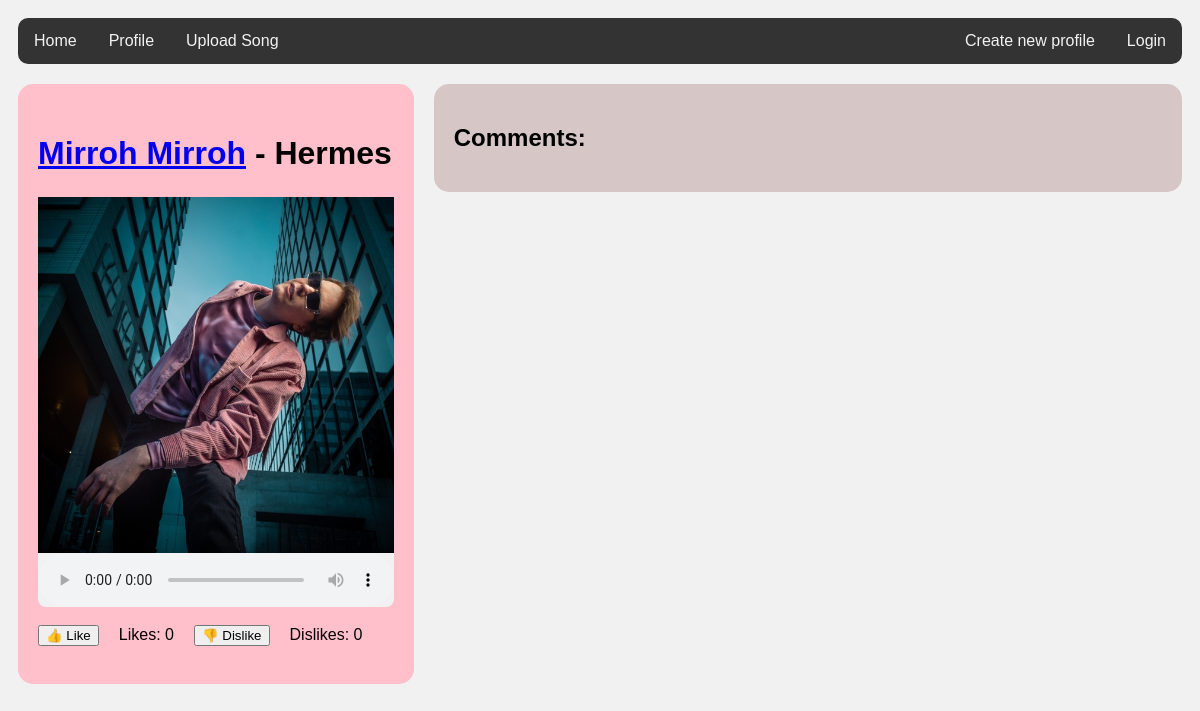
/song/8, run on the app's committed database.
### tables this page shows
CREATE TABLE songs (
    id INTEGER PRIMARY KEY,
    user_id INTEGER NOT NULL,
    title TEXT NOT NULL,
    artist TEXT NOT NULL CHECK (LENGTH(artist) > 0),
    audio_file_path TEXT NOT NULL,
    image_file_path TEXT NOT NULL,
    upload_date DATETIME DEFAULT CURRENT_TIMESTAMP,
    genre TEXT CHECK (LENGTH(genre) > 0),
    duration INTEGER CHECK (duration > 0),
    FOREIGN KEY (user_id) REFERENCES users(id) ON DELETE CASCADE
);

### app.py (the view)
@app.route("/song/<int:id>")
def show_song(id):
    song = get_song(id)
    thread = forum.get_thread(id)
    messages = forum.get_messages(id)
    like_counter = get_likes(id)
    dislike_counter = get_dislikes(id)
    return render_template("show_song.html", song=song, thread=thread, messages=messages, like_counter=like_counter, dislike_counter=dislike_counter)

### db.py (called while the page is built)
def get_connection():
    con = sqlite3.connect("database.db")
    con.execute("PRAGMA foreign_keys = ON")
    con.row_factory = sqlite3.Row
    return con

def query(sql, params=[]):
    con = get_connection()
    result = con.execute(sql, params).fetchall()
    con.close()
    return result

### forum.py (called while the page is built)
def get_thread(id):
    sql = """SELECT t.id
             FROM threads t
             WHERE t.id = ?"""
    result = db.query(sql, [id])
    return result[0]

def get_messages(id):
    sql = """SELECT m.id, m.content, m.sent_at, m.user_id, u.username
             FROM messages m, users u
             WHERE m.user_id = u.id AND m.thread_id = ?
             ORDER BY m.id"""
    return db.query(sql, [id])

### repositories/songs_repository.py (called while the page is built)
def get_song(id):
    sql = """SELECT id, user_id, title, artist, audio_file_path, image_file_path, genre
             FROM songs
             WHERE id = ?"""
    result = db.query(sql, [id])
    return result[0] if result else None

def get_likes(id):
    sql = "SELECT COUNT(*) FROM likes WHERE song_id = ? AND is_like = 1"
    result = db.query(sql, [id])
    return result[0][0] if result else 0  # Extract the count from the result

def get_dislikes(id):
    sql = "SELECT COUNT(*) FROM likes WHERE song_id = ? AND is_like = 0"
    result = db.query(sql, [id])
    return result[0][0] if result else 0  # Extract the count from the result

### templates/show_song.html (shortened to what this page needs)
<!DOCTYPE html>
<html>
<head>
  <link rel="stylesheet" href="../static/styles.css">
</head>
<body>
  <div class="topnav">
    <a href="/">Home</a>
    {% if session.username%}
    <a href="/user/{{ session['user_id'] }}">Profile</a>
    <a href="/upload_song">Upload Song</a>
    {% else %}
    <a href="/login_page">Profile</a>
    <a href="/login_page">Upload Song</a>
    {% endif %}
    {% if session.username %}
    <a href="/logout" style="float:right">Logout</a>
    {% else %}
    <a href="/login_page" style="float:right">Login</a>
    <a href="/register" style="float:right">Create new profile</a>
    {% endif %}
  </div>
  <div class="row">
    <div class="leftcolumn">
      <div class="card-songpage-left">
        <div class="song-info">
          <h1><a href="/user/{{ song.user_id }}">{{ song.artist }}</a> - {{ song.title }}</h1>
        </div>
        <br>
        <img src="{{ url_for('static', filename=song.image_file_path.split('static/')[-1]) }}" alt="Kansikuva" width="100%">
        <audio controls class="audio2">
          {% if song.audio_file_path.endswith('.mp3') %}
          <source src="{{ url_for('static', filename=song.audio_file_path.split('static/')[-1]) }}" type="audio/mpeg">
          {% elif song.audio_file_path.endswith('.wav') %}
          <source src="{{ url_for('static', filename=song.audio_file_path.split('static/')[-1]) }}" type="audio/wav">
          {% else %}
              <p>Tiedostotyyppi ei tuettu.</p>
          {% endif %}
        </audio>
        <br>
        <div class="likes">
          <form action="/like/{{ song.id }}" method="post">
            <button type="submit">👍 Like</button>
          </form>
          <p>Likes: {{ like_counter }}</p>
          <form action="/dislike/{{ song.id }}" method="post">
              <button type="submit">👎 Dislike</button>
          </form>
          <p>Dislikes: {{ dislike_counter }}</p>
        </div>
        <br>
      </div>
    </div>
    <div class="rightcolumn">
      <div class="card-songpage-right">
        <h2>Comments:</h2>
      </div>
    </div>
  </div>
</body>
</html>

### static/styles.css (style rules this page uses)
* { box-sizing: border-box; }
body { font-family: Arial; padding: 10px; background: #f1f1f1; }
.topnav { overflow: hidden; background-color: #333; border-radius: 10px; }
.topnav a { float: left; display: block; color: #f2f2f2; text-align: center; padding: 14px 16px; text-decoration: none; }
.leftcolumn { float: left; width: 34%; }
.rightcolumn { float: left; width: 66%; background-color: #f1f1f1; padding-left: 20px; overflow: hidden; }
.card-songpage-left { background-color: pink; padding: 20px; margin-top: 20px; border-radius: 15px; display: flex; flex-direction: column; }
.card-songpage-right { background-color: rgb(214, 198, 198); padding: 20px; margin-top: 20px; border-radius: 15px; }
.audio2 { width: 100%; border-radius: 0px 0px 8px 8px; background-color: #f1f1f1; }
.song-info { display: flex; flex-wrap: nowrap; gap: 10px; margin-top: 10px; margin-bottom: -15px; }
.likes { display: flex; align-items: center; gap: 20px; }
.likes form { display: flex; align-items: center; }
.likes p { margin: 0; }
.row::after { content: ""; display: table; clear: both; }

### data on the page
songs: artist "Mirroh Mirroh", title "Hermes", image_file_path (picture)

### other printed values
{{ like_counter }} "0"
{{ dislike_counter }} "0"
